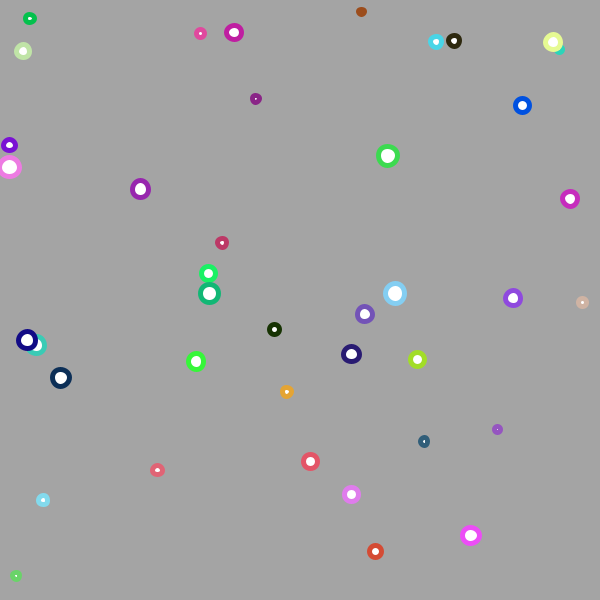
Frame 1 (no input)
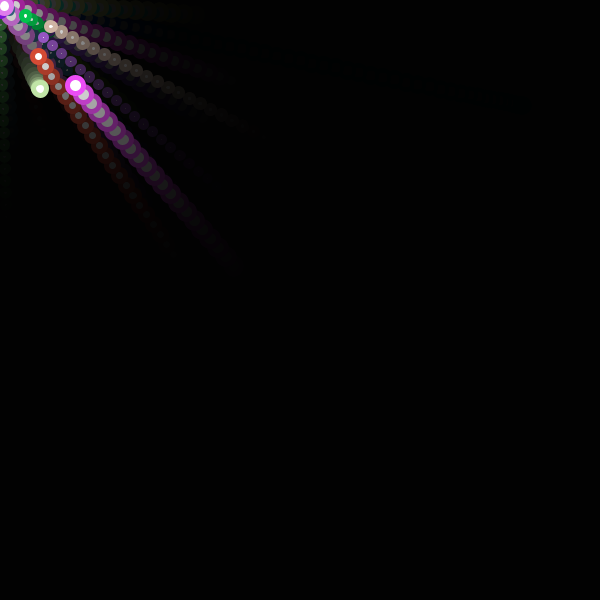
Frame 60 (the mouse pressed at the canvas centre just before this capture)
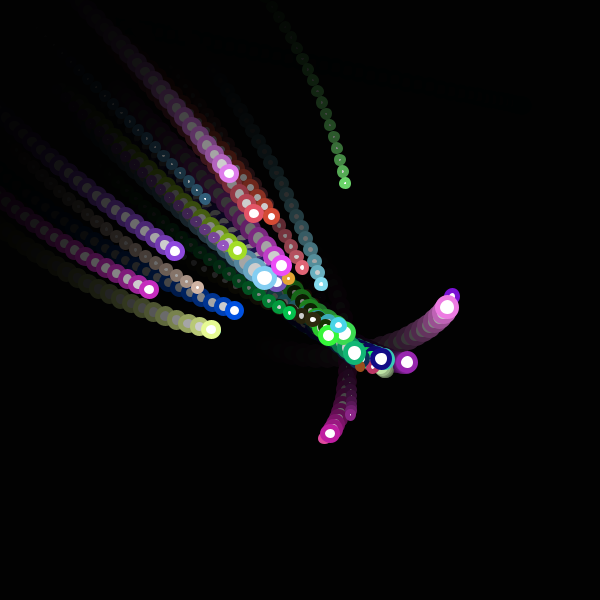
Frame 120 (the mouse held since frame 60 and released just before this capture)

The Processing sketch that drew these frames (run headless with seeded random() and noise(); from frame 60 on, the mouse is pressed at the canvas centre):

// Processing sketch: sketch_6
// ── sketch_6.pde
Ball[] balls=new Ball[40];
void setup() {
  size(600, 600);
  for (int i=0; i<balls.length; i++) {
    balls[i]=new Ball();
  }
}
void draw() {
  fill(0,50);
  noStroke();
  rect(0,0,width,height);
  for (int i=0; i<balls.length; i++) {
    balls[i].show();
    balls[i].move();
  }
}
class Ball {
  PVector location;
  PVector velecity;
  PVector acceleration;
  float topSpeed;
  float d;
  color c;
  Ball() {
    location=new PVector (random(width), random(height));
    velecity=new PVector (0, 0);
    topSpeed=12;
    d=random(5,20);
    c=color(random(255), random(255), random(255));
  }
  void show() {
    fill(255);
    stroke(c);
    strokeWeight(5);
    ellipse(location.x, location.y, d, d);
  }

  void move() {
    PVector mouse=new PVector(mouseX, mouseY);
    acceleration=PVector.sub(mouse, location);
    acceleration.setMag(0.7);
    location.add(velecity);
    velecity.add(acceleration);
    velecity.limit(topSpeed);
    if(location.x>width-d/2||location.x<d/2){
     acceleration.x*=-1;
    }
    if(location.y>height-d/2||location.y<d/2){
     acceleration.y*=-1;
    }
  }
}
